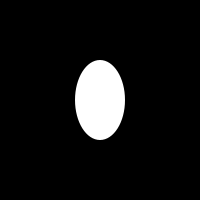
Frame 1 (no input)
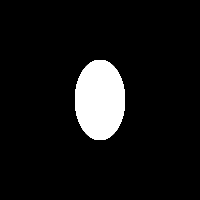
Frame 60 (the mouse pressed at the canvas centre just before this capture)
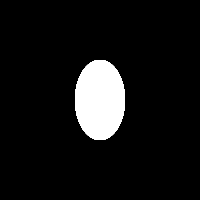
Frame 120 (the mouse held since frame 60 and released just before this capture)

The Processing sketch that drew these frames (run headless with seeded random() and noise(); from frame 60 on, the mouse is pressed at the canvas centre):

// Processing sketch: ColoresTeclas
// ── ColoresTeclas.pde
color relleno;
 
void setup() {
  size(200, 200);
  noStroke();
  background(0);
  relleno = color(255,255,255);
}
void draw() { 
  fill(relleno);
  ellipse(100,100,50,80);
}
void keyPressed() {
 if (keyCode == UP)
  {
    relleno = color(255,0,0);
  }
  if(keyCode == DOWN)
  {
    relleno = color(0,255,0);
  }
  if(keyCode == RIGHT)
  {
    relleno = color(0,0,255);
  }
  if(keyCode == LEFT)
  {
    relleno = color(255,0,255);
  }
  if(key == 'h'){
    relleno = color(0,0,0);
  }
}
